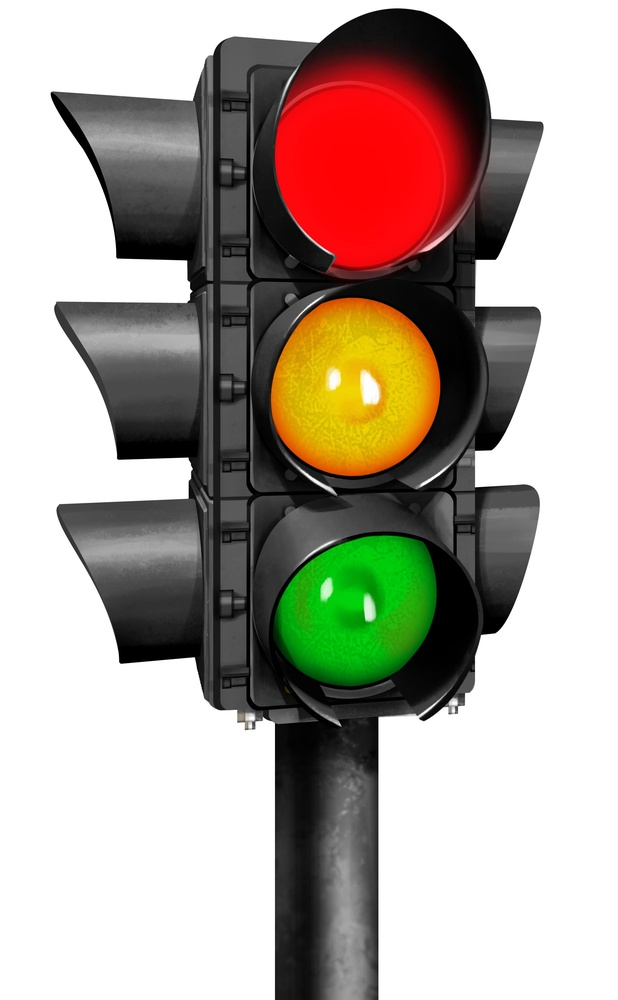
#> input picture image/traffic light.jpg, 618 x 1000 px, shrunk from 1798 x 2909 before the run, given in place of the camera
$ python traffic_signal_detection.py
#> lines starting #> are read from the running program, lines starting #| are printed output that depends on the picture; after the words box and inside, x2 and y2 are one past the last pixel; in counts of white or black regions, pixels touching at a corner belong together
import cv2
import numpy as np

# 1. Choosing Input Source
print("Choose input type:")
print("1 = Webcam")
print("2 = Video file")
print("3 = Image file")
choice = input("Enter choice (1/2/3): ")
#> the answer given: 1
#> further down, frame is the input picture: shape (1000, 618, 3); mean B, G, R 155.5, 165.9, 175.3

if choice == "1":
    cap = cv2.VideoCapture(0)   # Webcam
    mode = "webcam"
elif choice == "2":
    file_path = input("Enter video file path: ")
    cap = cv2.VideoCapture(file_path)

    mode = "video"
elif choice == "3":
    file_path = input("Enter image file path: ")
    img = cv2.imread(file_path)
    mode = "image"
else:
    print("Invalid choice, defaulting to webcam...")
    cap = cv2.VideoCapture(0)
    mode = "webcam"


# 2. HSV Ranges for colors
lower_red1, upper_red1 = np.array([0, 100, 100]), np.array([10, 255, 255])
lower_red2, upper_red2 = np.array([160, 100, 100]), np.array([179, 255, 255])
lower_yellow, upper_yellow = np.array([15, 100, 100]), np.array([35, 255, 255])
lower_green, upper_green = np.array([40, 100, 100]), np.array([90, 255, 255])


# 3. Function to draw contours
def draw_contours(mask, color, frame):
    contours, _ = cv2.findContours(mask, cv2.RETR_TREE, cv2.CHAIN_APPROX_SIMPLE)
    for cnt in contours:
        area = cv2.contourArea(cnt)
        if area > 200:  # ignore tiny spots
            x, y, w, h = cv2.boundingRect(cnt)
            cv2.rectangle(frame, (x, y), (x + w, y + h), color, 2)


# 4. Function to classify traffic light state
def classify_state(mask_red, mask_yellow, mask_green):
    red_pixels = cv2.countNonZero(mask_red)
    yellow_pixels = cv2.countNonZero(mask_yellow)
    green_pixels = cv2.countNonZero(mask_green)

    if red_pixels > yellow_pixels and red_pixels > green_pixels:
        return "RED"
    elif yellow_pixels > red_pixels and yellow_pixels > green_pixels:
        return "YELLOW"
    elif green_pixels > red_pixels and green_pixels > yellow_pixels:
        return "GREEN"
    else:
        return "UNKNOWN"


# New function to process a frame (common code)
def process_frame(frame):
    hsv = cv2.cvtColor(frame, cv2.COLOR_BGR2HSV)
#> hsv: shape (1000, 618, 3); mean H, S, V 11.7, 34, 180.1

    # Masks
    mask_red1 = cv2.inRange(hsv, lower_red1, upper_red1)
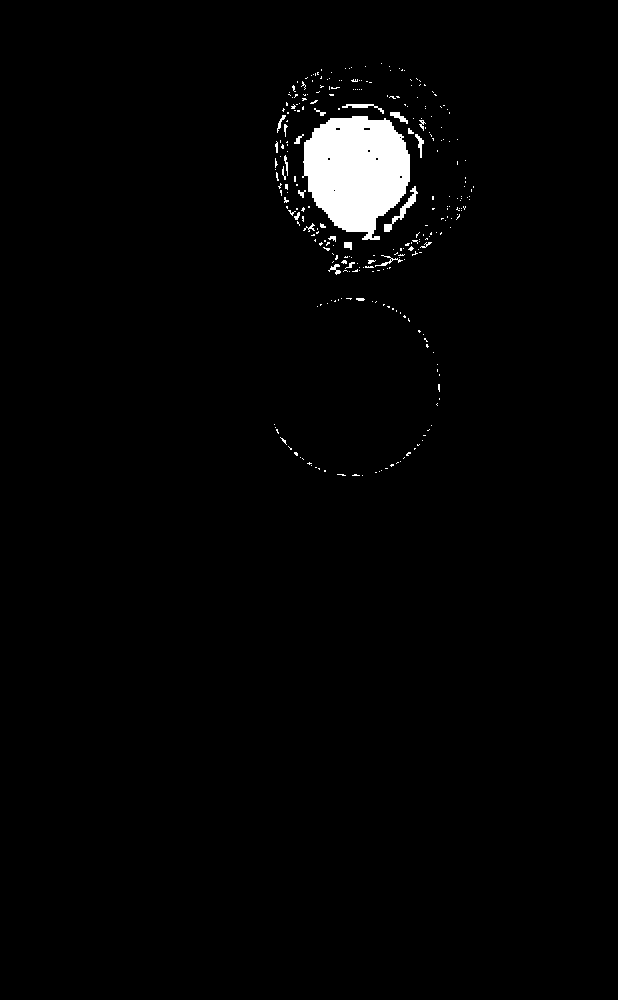
#> mask_red1: shape (1000, 618); 1.9% white; 287 white regions (261 under 20 px), largest, box (x1, y1, x2, y2) and area: (302, 116, 410, 240) 9634, (384, 186, 418, 232) 285, (342, 104, 384, 114) 128
    mask_red2 = cv2.inRange(hsv, lower_red2, upper_red2)
#> mask_red2: shape (1000, 618); 3.2% white; 19 white regions (18 under 20 px), largest, box (x1, y1, x2, y2) and area: (274, 61, 472, 274) 19909
    mask_red = cv2.bitwise_or(mask_red1, mask_red2)
#> mask_red: shape (1000, 618); 5.2% white; 62 white regions (60 under 20 px), largest, box (x1, y1, x2, y2) and area: (274, 61, 475, 275) 31672, (356, 298, 365, 301) 23
    mask_yellow = cv2.inRange(hsv, lower_yellow, upper_yellow)
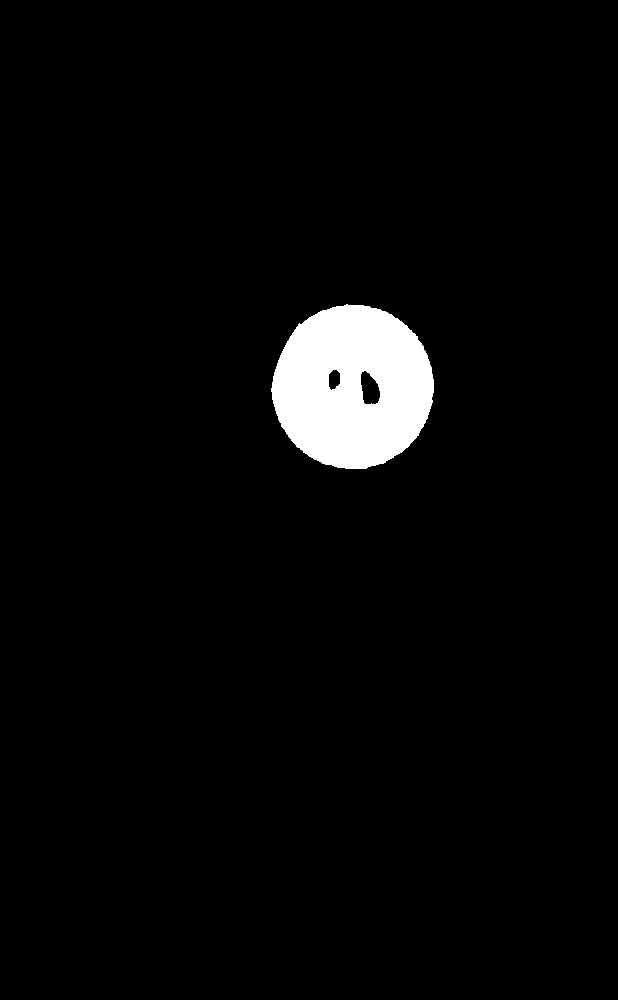
#> mask_yellow: shape (1000, 618); 3.3% white; 1 white region, box (x1, y1, x2, y2) and area: (271, 304, 434, 469) 20164
    mask_green = cv2.inRange(hsv, lower_green, upper_green)
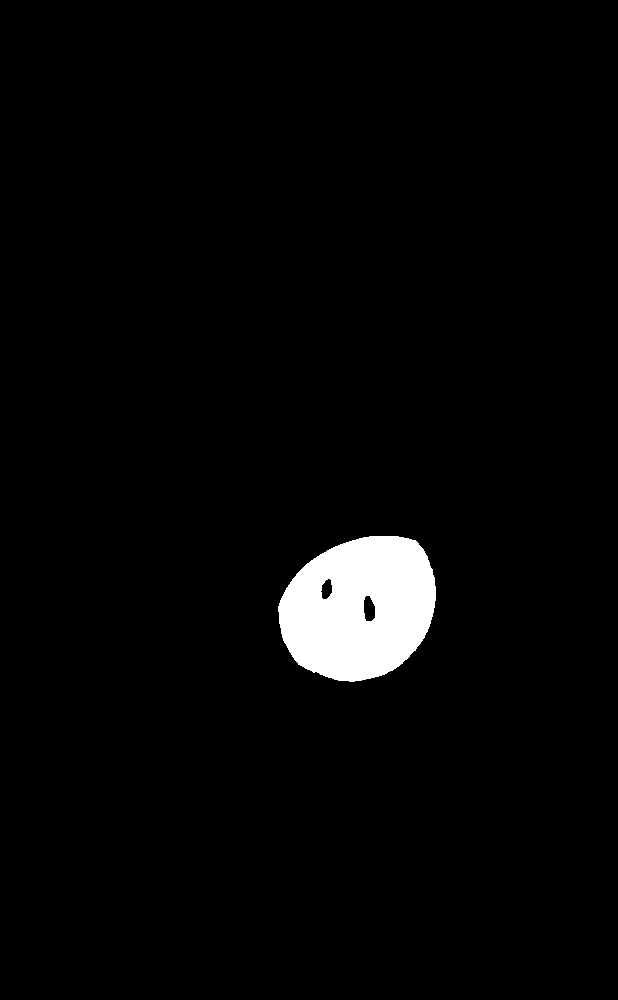
#> mask_green: shape (1000, 618); 2.8% white; 1 white region

    # Draw bounding boxes
    draw_contours(mask_red, (0, 0, 255), frame)
#> in draw_contours, `contours, _ = cv2.findContours(mask, cv2.RETR_TREE, cv2.CHAIN_APPROX_S..`: contours = 65 contours, 63 with area under 20; largest, box (x1, y1, x2, y2) and area: (274, 61, 475, 275) 31386, (335, 266, 355, 272) 41
#> the loop in draw_contours, `for cnt in contours:` made 65 passes
#> (area, x, y, w, h) on pass 62: (31385.5, 274, 61, 201, 214)
#> after the loop in draw_contours, `for cnt in contours:`:
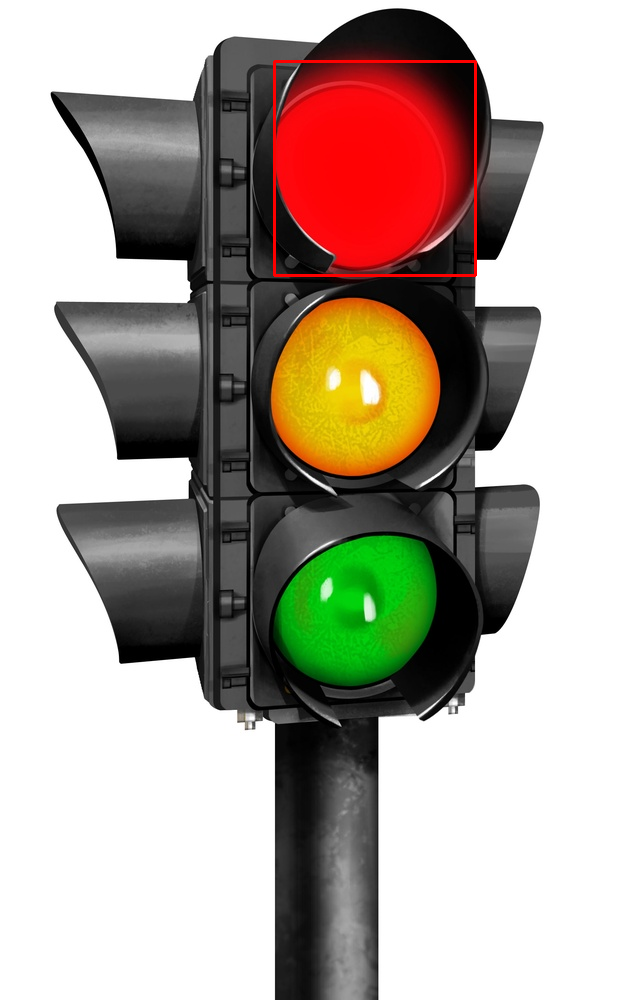
#> frame: shape (1000, 618, 3); 0.4% of pixels changed, all inside (x1, y1, x2, y2) = (273, 60, 477, 277)
    draw_contours(mask_yellow, (0, 255, 255), frame)
#> call 2 of draw_contours, with color = (0, 255, 255)
#> in draw_contours (call 2), `contours, _ = cv2.findContours(mask, cv2.RETR_TREE, cv2.CHAIN_APPROX_S..`: contours = 3 contours; box (x1, y1, x2, y2) and area: (271, 304, 434, 469) 20562, (360, 370, 381, 405) 499, (328, 369, 341, 391) 199
#> the loop in draw_contours (call 2), `for cnt in contours:` made 3 passes
#> (area, x, y, w, h) on passes 1 to 2: (20562.5, 271, 304, 163, 165), (499, 360, 370, 21, 35)
#> area on pass 3: 199
#> after the loop in draw_contours (call 2), `for cnt in contours:`:
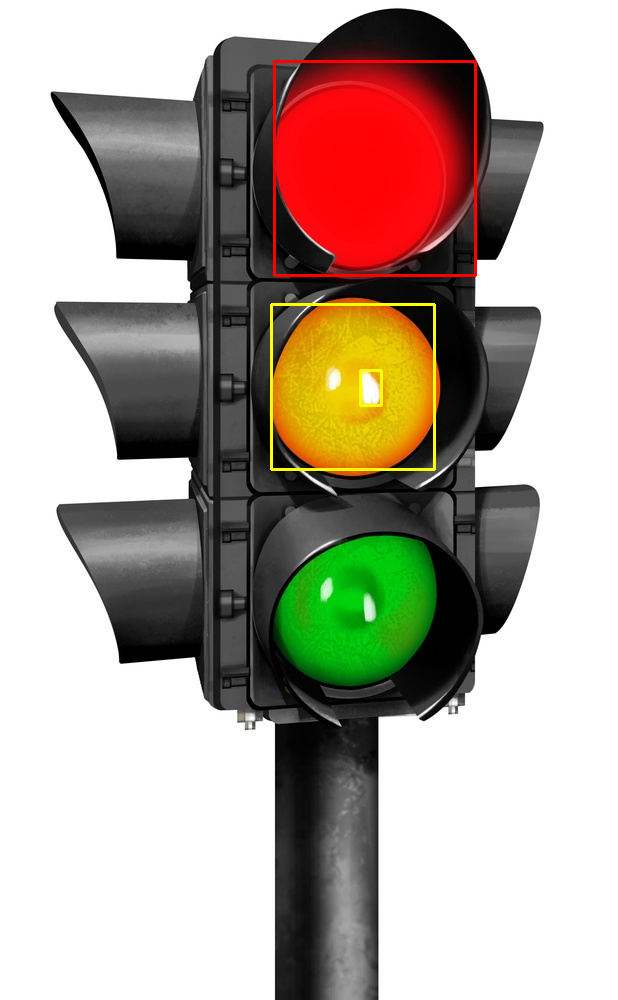
#> frame: shape (1000, 618, 3); 0.37% of pixels changed, all inside (x1, y1, x2, y2) = (270, 303, 436, 471)
    draw_contours(mask_green, (0, 255, 0), frame)
#> call 3 of draw_contours, with color = (0, 255, 0)
#> in draw_contours (call 3), `contours, _ = cv2.findContours(mask, cv2.RETR_TREE, cv2.CHAIN_APPROX_S..`: contours = 3 contours; box (x1, y1, x2, y2) and area: (278, 536, 436, 682) 17651, (363, 595, 376, 622) 253, (320, 578, 333, 600) 180
#> the loop in draw_contours (call 3), `for cnt in contours:` made 3 passes
#> (area, x, y, w, h) on passes 1 to 2: (17651, 278, 536, 158, 146), (253, 363, 595, 13, 27)
#> area on pass 3: 179.5
#> after the loop in draw_contours (call 3), `for cnt in contours:`:
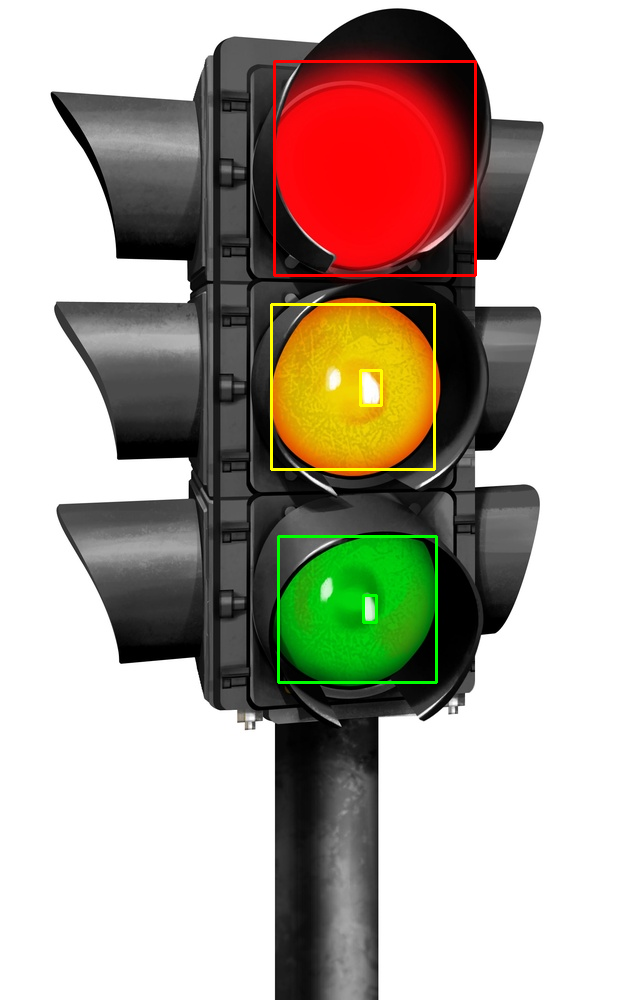
#> frame: shape (1000, 618, 3); 0.33% of pixels changed, all inside (x1, y1, x2, y2) = (277, 535, 438, 684)

    # Classify
    state = classify_state(mask_red, mask_yellow, mask_green)
#> in classify_state, `red_pixels = cv2.countNonZero(mask_red)`: red_pixels = 31928
#> in classify_state, `yellow_pixels = cv2.countNonZero(mask_yellow)`: yellow_pixels = 20164
#> in classify_state, `green_pixels = cv2.countNonZero(mask_green)`: green_pixels = 17490
#> state = 'RED'

    # Show result
    cv2.putText(frame, f"Traffic Light: {state}", (50, 50),
                cv2.FONT_HERSHEY_SIMPLEX, 1, (255, 255, 255), 2)
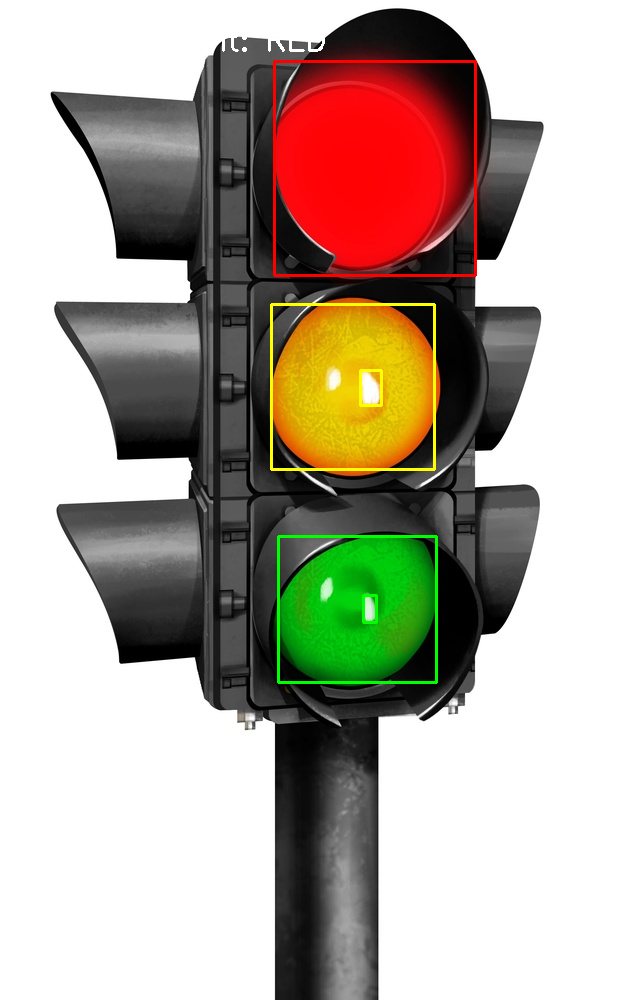
#> frame: shape (1000, 618, 3); 0.08% of pixels changed, all inside (x1, y1, x2, y2) = (200, 32, 325, 58)

    return frame


# 5. Image Mode
if mode == "image":
    frame = img.copy()
    processed_frame = process_frame(frame)
    cv2.imshow("Traffic Light Detection", processed_frame)
    cv2.waitKey(0)  # wait for a key press
    cv2.destroyAllWindows()


# 6. Webcam / Video Mode
else:
    while True:
        ret, frame = cap.read()
        if not ret:
            break

        processed_frame = process_frame(frame)
        cv2.imshow("Traffic Light Detection", processed_frame)

        if cv2.waitKey(1) & 0xFF == ord('q'):
#> (key q is pressed here)
            break

    cap.release()
    cv2.destroyAllWindows()
